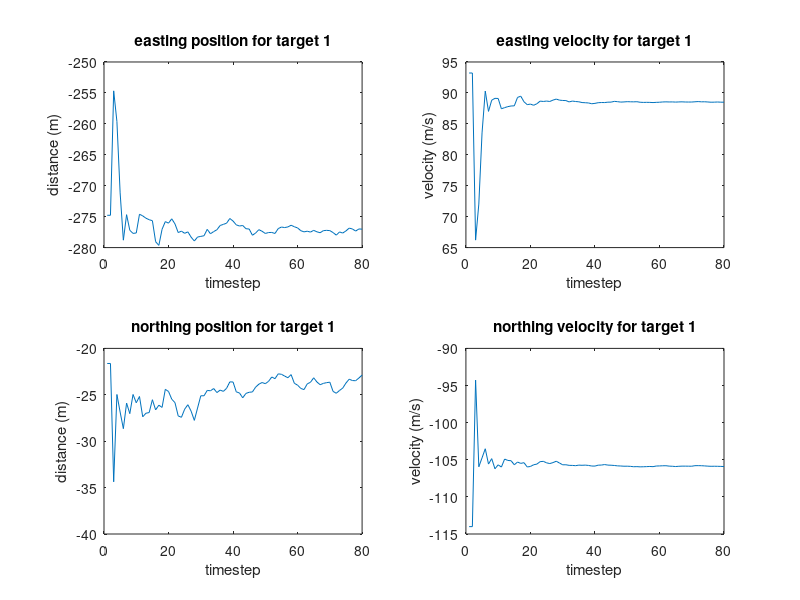
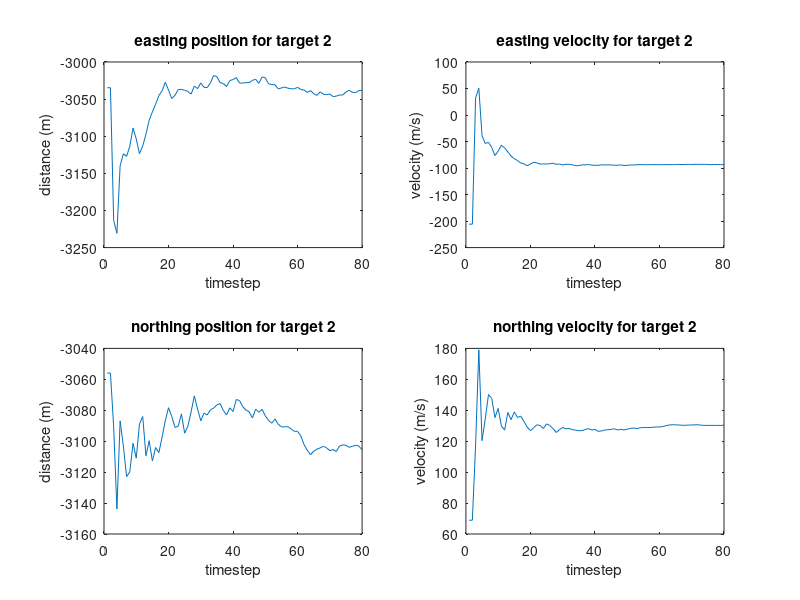
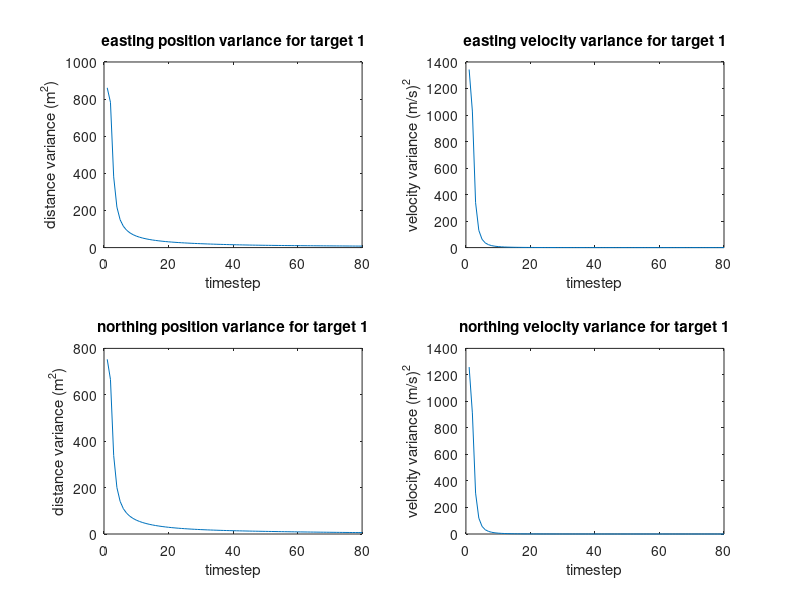
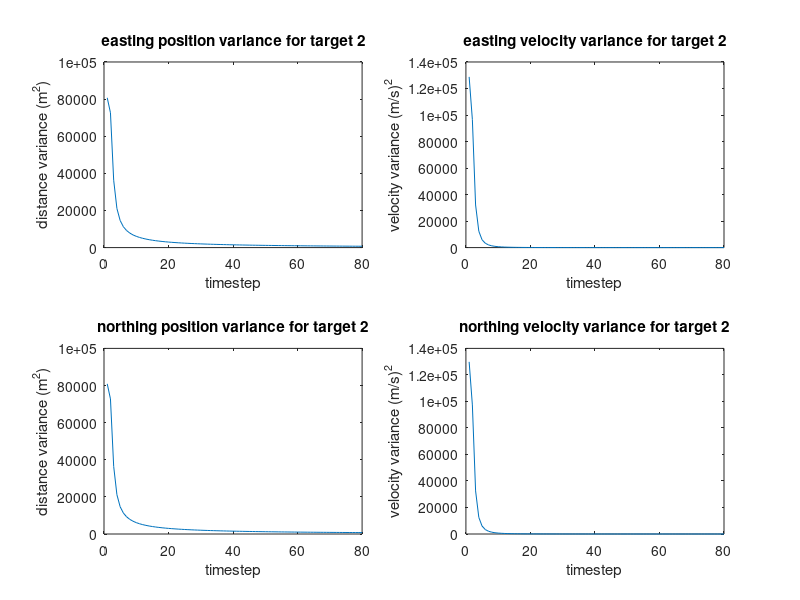

Recreate these plots in MATLAB, in order.
load('midterm2_problem3c.mat');
deltaT = 0.5;
omega_a = 0.045;
omega_b = -0.045;
H = [1 0 0 0; 0 0 1 0];
R = [75 7.5; 7.5 75];
k = size(yaugHist,2); 

A_a = [0 1 0 0; 0 0 0 -omega_a; 0 0 0 1; 0 omega_a 0 0];
F_a = expm(A_a.*deltaT);

A_b = [0 1 0 0; 0 0 0 -omega_b; 0 0 0 1; 0 omega_b 0 0];
F_b = expm(A_b.*deltaT);

R_a = R + [12.5*sin(k/10) 25.5*sin(k/10); 25.5*sin(k/10) 12.5*cos(k/10)];
R_b = [8000 500; 500 8000];
R_d = blkdiag(R_a,R_b);
H_a = H*F_a;
H_b = H*F_b;
H_d = [H_a zeros(2,4); H_a H_b];
Y = yaugHist(:,1);

for i = 2:2
    next_Ha = H*(F_a^i);
    next_Hb = H*(F_b^i);
    next_Hd = [next_Ha zeros(2,4); next_Ha next_Hb];
    H_d = [H_d; next_Hd];
    next_Ra = R + [12.5*sin(i/10) 25.5*sin(i/10); 25.5*sin(i/10) 12.5*cos(i/10)];
    R_d = blkdiag(R_d,next_Ra,R_b);
    Y = [Y; yaugHist(:,i)];
end

mu = (2*H_d'*inv(R_d)*H_d)\(2*H_d'*inv(R_d)*Y);
P = inv(H_d'*inv(R_d)*H_d);
sigmas = diag(P);

for j = i:size(yaugHist,2)
    H_d = [H*(F_a^j) zeros(2,4); H*(F_a^j) H*(F_b^j)];
    R_a = R + [12.5*sin(j/10) 25.5*sin(j/10); 25.5*sin(j/10) 12.5*cos(j/10)];
    R_d = blkdiag(R_a,R_b);
    K = P*H_d'/(H_d*P*H_d'+R_d);
    next_mu = mu(:,j-1) + K*(yaugHist(:,j)-H_d*mu(:,j-1));
    mu = [mu next_mu];
    P = (eye(8)-K*H_d)*P*(eye(8)-K*H_d)'+K*R_d*K';
    sigmas = [sigmas diag(P)];
end

sigmas = 2 .* sigmas;

figure;
subplot(2,2,1)
plot(mu(1,:));
ylabel('distance (m)');
xlabel('timestep');
title('easting position for target 1');
subplot(2,2,2)
plot(mu(2,:));
ylabel('velocity (m/s)');
xlabel('timestep');
title('easting velocity for target 1');
subplot(2,2,3)
plot(mu(3,:));
ylabel('distance (m)');
xlabel('timestep');
title('northing position for target 1');
subplot(2,2,4)
plot(mu(4,:));
ylabel('velocity (m/s)');
xlabel('timestep');
title('northing velocity for target 1');

figure;
subplot(2,2,1)
plot(mu(5,:));
ylabel('distance (m)');
xlabel('timestep');
title('easting position for target 2');
subplot(2,2,2)
plot(mu(6,:));
ylabel('velocity (m/s)');
xlabel('timestep');
title('easting velocity for target 2');
subplot(2,2,3)
plot(mu(7,:));
ylabel('distance (m)');
xlabel('timestep');
title('northing position for target 2');
subplot(2,2,4)
plot(mu(8,:));
ylabel('velocity (m/s)');
xlabel('timestep');
title('northing velocity for target 2');

figure;
subplot(2,2,1)
plot(sigmas(1,:));
ylabel('distance variance (m^2)');
xlabel('timestep');
title('easting position variance for target 1');
subplot(2,2,2)
plot(sigmas(2,:));
ylabel('velocity variance (m/s)^2');
xlabel('timestep');
title('easting velocity variance for target 1');
subplot(2,2,3)
plot(sigmas(3,:));
ylabel('distance variance (m^2)');
xlabel('timestep');
title('northing position variance for target 1');
subplot(2,2,4)
plot(sigmas(4,:));
ylabel('velocity variance (m/s)^2');
xlabel('timestep');
title('northing velocity variance for target 1');

figure;
subplot(2,2,1)
plot(sigmas(5,:));
ylabel('distance variance (m^2)');
xlabel('timestep');
title('easting position variance for target 2');
subplot(2,2,2)
plot(sigmas(6,:));
ylabel('velocity variance (m/s)^2');
xlabel('timestep');
title('easting velocity variance for target 2');
subplot(2,2,3)
plot(sigmas(7,:));
ylabel('distance variance (m^2)');
xlabel('timestep');
title('northing position variance for target 2');
subplot(2,2,4)
plot(sigmas(8,:));
ylabel('velocity variance (m/s)^2');
xlabel('timestep');
title('northing velocity variance for target 2');